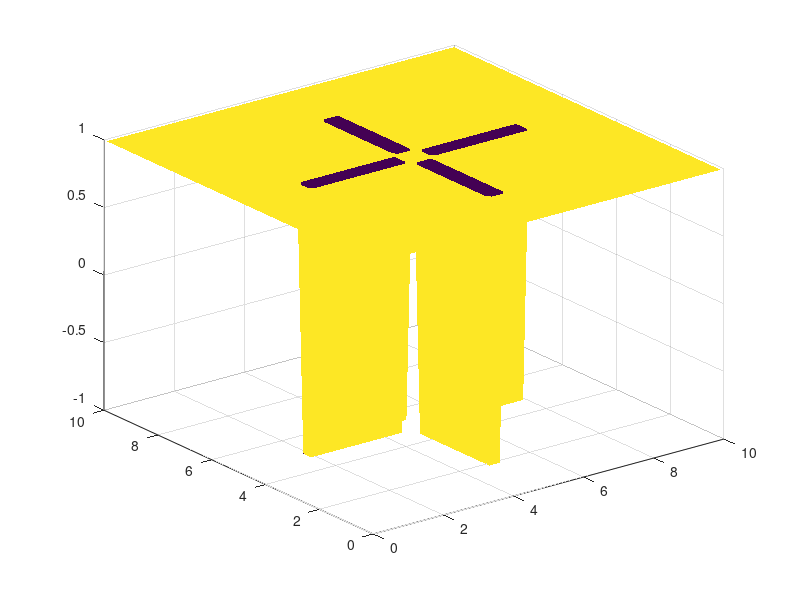

Reproduce this figure in MATLAB. (Note: this script raises an error after producing the figure.)
function core_test(exe)


% defaults
if ~exist('exe','var'), exe='core_test_prog.exe';end
exe
% grid
xs=10; % domain size
ys=10;
%ys=12;
%m=111 % domain mesh
m=101
n=101
time0=0
time1=10
r=0
example='w'

switch example
    case {'circlespin','c'}
    wind='c'
    ignition='c'
    case {'gostraight','g'}
    wind='s'
    ignition='c'
    case {'windmill','w'}
    wind='c'
    ignition='w'
    time1=5;
    case {'spinstardemo','s'},
    % same as spinStarDemo('low',1)
    xs=2; % domain size
    ys=2;
    m=101 % domain mesh
    n=101
    % normal propagation speed
    r=0.2;
    % max wind speed
    w=1;
    wind='c'
    ignition='s'
    time0=0
    time1=1
end

phi=zeros(m,n); % allocate level function

dx=xs/m;
dy=ys/n;
x=dx*[0:m-1];
y=dy*[0:n-1];

switch wind
    case {'straight','s'}
        alpha=-1.3*pi
        speed=2
        vx=speed*cos(alpha)*ones(m,n);
        vy=speed*sin(alpha)*ones(m,n);
    case {'circular','c'}
        [xx,yy]=ndgrid(x-xs/2,y-ys/2);
        rotation=-0.75 * pi;
        rotation=0.3 * pi;
        vx=yy*rotation;
        vy=-xx*rotation;
    otherwise
        error('no wind')
end

switch ignition
    case {'star','s'}
        points = 7;
        shift = 2.5;
        scale = 0.20;
        [xx,yy]=ndgrid(x-xs/2,y-ys/2);
        [ theta, rad ] = cart2pol(xx, yy);
        phi = rad - scale * (cos(points * theta) + shift);
    case {'circle','c'}
        c=[0.3*xs,0.5*ys]; % center
        d=0.5;      % radius
        for i=1:m
            for j=1:n
%               phi(i,j)=sign(norm([i*dx,j*dy]-c)-d);
                phi(i,j)=(norm([i*dx,j*dy]-c)-d);
            end
        end
    case {'widmill','w'}
        phi=ones(m,n);
        phi(floor(m*0.20):ceil(m*0.45),floor(n*0.49):ceil(n*0.51))=-1;
        phi(floor(m*0.55):ceil(m*0.80),floor(n*0.49):ceil(n*0.51))=-1;
        phi(floor(m*0.49):ceil(m*0.51),floor(n*0.20):ceil(n*0.45))=-1;
        phi(floor(m*0.49):ceil(m*0.51),floor(n*0.55):ceil(n*0.80))=-1;
    otherwise
        error('no ignition')
end

plotSteps = 10;               % How many intermediate plots to produce?
t0 = time0;                      % Start time.

% Period at which intermediate plots should be produced.
tPlot = (time1 - time0) / (plotSteps - 1);

%r=ones(m,n).*r + 0.04*sqrt(vx.*vx+vy.*vy); % shrinkage correction
r=ones(m,n).*r;  % make sure it is array
tign=-1e10*ones(m,n);
fuel_time=20*ones(m-1,n-1);
tign(phi<=0)=time0;
frac_end=ones(m-1,n-1);
frac_lost=zeros(m-1,n-1);

tNow=time0;
vis(phi,frac_lost,vx,vy,dx,dy,tNow);

for i=1:plotSteps
    tNext=min(time1, tNow + tPlot);

    % write the input file for the fortran code
    fmt='%25.15e \n';
    fid = fopen('core_test_in.txt','wt');
    if(fid<0), error('cannot open file core_test_in.txt'),end
    fprintf(fid,fmt,1,m,1,n,tNow,tNext,dx,dy);
    fprintf(fid,fmt,phi,tign,fuel_time,r,vx,vy);
    fclose(fid);

    %   call the fortran implementation
    eval(['! ',exe])

    % read the output file from the fortran code
    fid = fopen('core_test_out.txt','rt');
    if(fid<0), error('cannot open file core_test_out.txt'),end
    [in,c]=fscanf(fid,'%g');
    fclose(fid);

    % parse the file read into a single array
    count=2*m*n+2*(m-1)*(n-1);
    if(c~=count), error(sprintf('read %g terms should be %g\n',c,count)),end
    last=0;
    terms=m*n;phi=reshape(in(1+last:terms+last),size(phi));last=terms+last;
    terms=m*n;tign=reshape(in(1+last:terms+last),size(tign));last=terms+last;
    tign_d=tign;tign_d(tign<0)=NaN;
    terms=(m-1)*(n-1);frac_lost=reshape(in(1+last:terms+last),size(frac_lost));last=terms+last;
    terms=(m-1)*(n-1);frac_end=reshape(in(1+last:terms+last),size(frac_end));last=terms+last;
    if(last~=count),error('bad count'),end
    frac_tend=frac_lost/(tNext-tNow);

    % display
    clf;figure(1)
    vis(phi,-frac_tend,vx,vy,dx,dy,tNow)
    %subplot(1,3,1);vis(phi,frac_tend,vx,vy,dx,dy,tNow)
    %subplot(1,3,2);mesh(tign_d);title('tign')
    %subplot(1,3,3);mesh(phi);title('phi')
    drawnow
    pause(0.3); % for ctrl-c
    tNow = tNext;
end

end

%-------------------------------------------

function vis(u,f,vx,vy,dx,dy,tNow)
[m,n]=size(u);
x=[0:m-1]*dx;
y=[0:n-1]*dy;
hold off
vis_type= '3d';
drawn=false;
switch vis_type
    case '3d'
    figure(1);clf
    h=surf(y,x,u);
    set(h,'edgecolor','none')
    alpha(0.3)
    hold on
    contour3(y,x,u,[0 0],'k')
    drawn=true;
    figure(2);clf
    xh=[1/2:m-3/2]*dx;
    yh=[1/2:n-3/2]*dy;
    h=pcolor(xh,yh,-f');
    set(h,'edgecolor','none')
    colorbar

    case '2d'
    [m,n]=size(u);
    axis equal
    xh=[1/2:m-3/2]*dx;
    yh=[1/2:n-3/2]*dy;
    h=pcolor(xh,yh,-f');
    set(h,'edgecolor','none')
    colorbar
    hold on
    contour(y,x,u',[0 0],'k')
    s=20;
    ix=1:ceil(m/s):m;
    iy=1:ceil(n/s):n;
    [xx,yy]=ndgrid(x,y);
    quiver(xx(ix,iy),yy(ix,iy),vx(ix,iy),vy(ix,iy))
    drawn=true;
    otherwise
        disp('no visualization selected, set vis=type to 2d or 3d')
end
hold off
if drawn,
    title(sprintf('t=%g',tNow));
end
end

